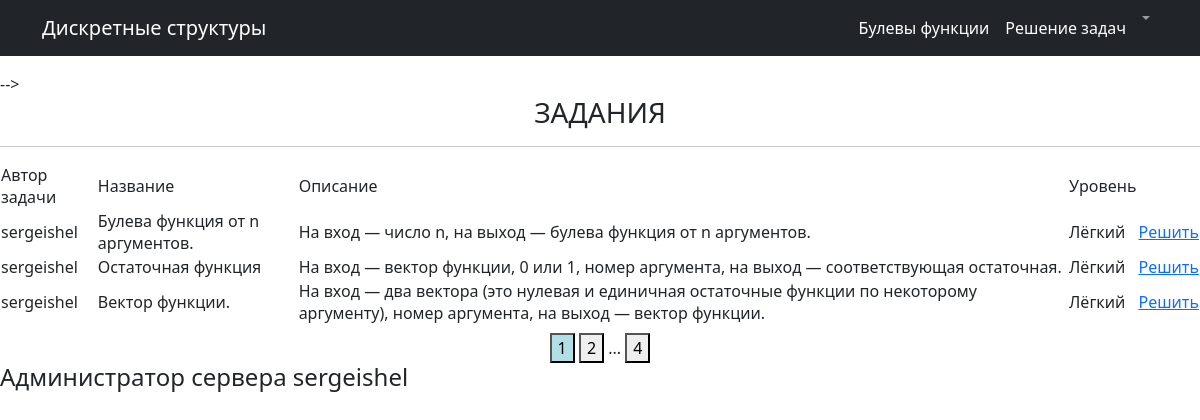
Page /tasks/ (signed in) on the committed database.
### main/models.py (models this page shows, shortened)
class Task(models.Model):
    author = models.ForeignKey(Teacher,on_delete=models.CASCADE,default=1)
    title = models.CharField(max_length=255)
    description = models.TextField(unique=True,null = False,default="Образец")
    level = models.CharField(choices= Difficult_choices,default='Лёгкий',max_length=8)
    def get_absolute_url(self):
        return str(self.id)
    def __str__(self):
        return f'Задача "{self.title}"'

class Teacher(models.Model):
    user = models.OneToOneField(User,on_delete=models.CASCADE)

### main/views.py (the view)
# urls.py: path('', TaskList.as_view(),name = 'task_list'),
class TaskList(LoginRequiredMixin,ListView):
    model = Task
    ordering = 'id'
    template_name = 'task_list.html'
    context_object_name = 'Tasks'
    def get_context_data(self, **kwargs):
        context = super().get_context_data(**kwargs)
        context['date'] = datetime.utcnow()
        pprint(context)
        return context
    paginate_by = 3

### templates/task_list.html (shortened to what this page needs)
<!DOCTYPE html>
<html lang="en">
<head>
</head>
<body>
    {% block title %}
    <h3>
    <center>ЗАДАНИЯ</center>
    </h3>
    <hr>
    {% endblock title %}
    {% block content %}
    {% if Tasks %}
    <h5>
    <table>
        <tr>
            <td>Автор задачи</td>
            <td>Название </td>
            <td>Описание</td>
            <td>Уровень</td>
        </tr>
        {% for task in Tasks %}
        <tr>
            <td>{{task.author.user.username}}</td>
            <td>{{task.title}}</td>
            <td>{{task.description}}</td>
            <td>{{task.level}}</td>
            <td>
                <a href="{{task.get_absolute_url}}" style = "color:lilac">Решить</a>
            </td>
        </tr>
        {% endfor %}
    </table>
    </h5>
    {% else %}
        <h2>Заданий нет!</h2>
    {% endif %}
    <center>
   <button style = "background-color:powderblue">{{ page_obj.number }}</button>
   {% if page_obj.has_next %}
       <a href="?page={{ page_obj.next_page_number }}"><button>{{ page_obj.next_page_number }}</button></a>
       {% if paginator.num_pages != page_obj.next_page_number %}
           ...
           <a href="?page={{ page_obj.paginator.num_pages }}"><button>{{page_obj.paginator.num_pages}}</button></a>
        {% endif %}
    {% endif %}
        </center>
    {% if user.is_authenticated %}
        {% if user.is_superuser %}
            <h4>Администратор сервера {{user.username}}</h4>
        {% endif %}
    {% else %}
        <h6>Вы не вошли в систему</h6>
    {% endif %}
    {% endblock content %}
</body>
</html>

### templates/flatpages/default.html (shortened to what this page needs)
        {% load static %}
        <link href="{% static 'css/styles.css' %}" rel="stylesheet" />
    </head>
    <body>
        <nav class="navbar navbar-expand-lg navbar-dark bg-dark">
            <div class="container">
                <a class="navbar-brand" href="#">Дискретные структуры</a>
                <div class="collapse navbar-collapse" id="navbarSupportedContent">
                    <ul class="navbar-nav ms-auto mb-2 mb-lg-0">
                        <li class="nav-item"><a class="nav-link active" aria-current="page" href="#">Булевы функции</a></li>
                        <li class="nav-item"><a class="nav-link active" aria-current="page" href="#">Решение задач</a></li>
                        <li class="nav-item dropdown">
                            <a class="nav-link dropdown-toggle" id="navbarDropdown" href="#" role="button" data-bs-toggle="dropdown" aria-expanded="false"></a>
                        </li>
                    </ul>
                </div>
            </div>
        </nav>
    </body>
</html>

### rows in the picture
Task: author.user.username "sergeishel", title "Булева функция от n аргументов.", description "На вход — число n, на выход — булева функция от n аргументов.", level "Лёгкий"
Task: author.user.username "sergeishel", title "Остаточная функция", description "На вход — вектор функции, 0 или 1, номер аргумента, на выход — соответствующая остаточная.", level "Лёгкий"
Task: author.user.username "sergeishel", title "Вектор функции.", description "На вход — два вектора (это нулевая и единичная остаточные функции по некоторому аргументу), номер аргумента, на выход — вектор функции.", level "Лёгкий"

### other values in the picture
{{ page_obj.number }} "1"
{{ page_obj.next_page_number }} "2"
{{ page_obj.paginator.num_pages }} "4"
{{ user.username }} "sergeishel"
